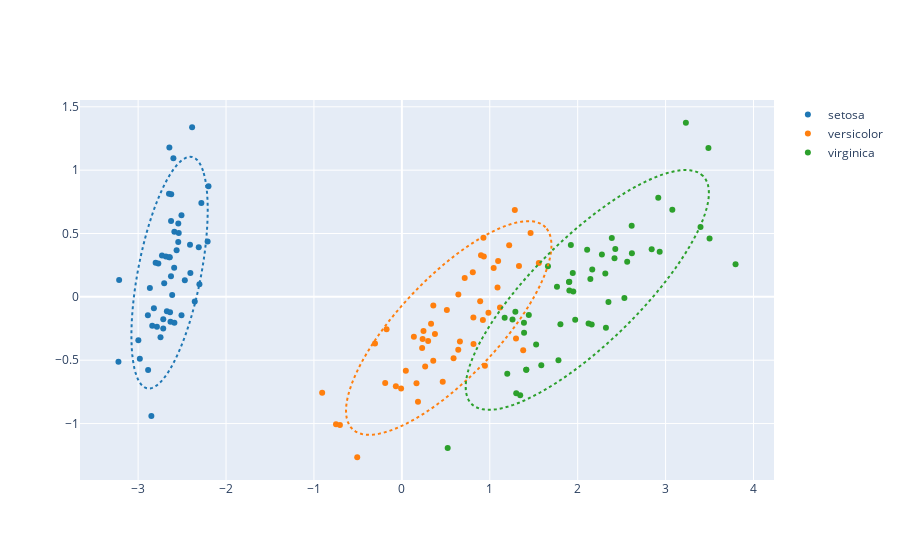

The notebook cell this image was saved under:
### Code cell
""" EXAMPLE """
from plotly import graph_objects as go
from plotly.colors import DEFAULT_PLOTLY_COLORS
from sklearn.datasets import load_iris
from sklearn.decomposition import PCA
import numpy as np

iris = load_iris()

pca = PCA(n_components=2)
scores = pca.fit_transform(iris.data)

fig = go.Figure()

for target_value, target_name in enumerate(iris.target_names):
    color = DEFAULT_PLOTLY_COLORS[target_value]
    fig.add_trace(
        go.Scatter(
            x=scores[iris.target==target_value, 0],
            y=scores[iris.target==target_value, 1],
            name=target_name,
            mode='markers',
            marker={'color': color}
        )
    )
    
    fig.add_shape(type='path',
                  path=confidence_ellipse(scores[iris.target==target_value, 0], scores[iris.target==target_value, 1]),
                  line={'dash': 'dot'},
                  line_color=color)
        
fig.show()
